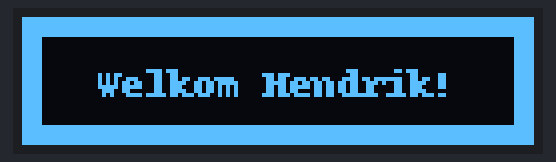
A program run on a simulated Raspberry Pi (BCM pin numbers). Parts: 128×32 one-colour display. What the program prints to the terminal is not drawn. At 0.1 s the program stops and its outputs stay as they are.

Above: at 0.1 s.

The program:

nocs.py
```python
import board
import digitalio
from PIL import Image, ImageDraw, ImageFont
import adafruit_ssd1306
# Define the Reset Pin
oled_reset = digitalio.DigitalInOut(board.D4)

# Change these
# to the right size for your display!
WIDTH = 128
HEIGHT = 32 # Change to 64 if needed
BORDER = 5

# Use for SPI
spi = board.SPI()
oled_cs = digitalio.DigitalInOut(board.D5)
oled_dc = digitalio.DigitalInOut(board.D6)
oled = adafruit_ssd1306.SSD1306_SPI(WIDTH, HEIGHT, spi, oled_dc, oled_reset, oled_cs)

# Clear display.
oled.fill(0)
oled.show()

# Create blank image for drawing.
# Make sure to create image with mode '1' for 1-bit color.
image = Image.new("1", (oled.width, oled.height))

# Get drawing object to draw on image.
draw = ImageDraw.Draw(image)

# Draw a white background
draw.rectangle((0, 0, oled.width, oled.height), outline=255, fill=255)
# Draw a smaller inner rectangle
draw.rectangle(
    (BORDER, BORDER, oled.width - BORDER - 1, oled.height - BORDER - 1),
    outline=0,
    fill=0,
)

# Load default font.
font = ImageFont.load_default()

# Draw Some Text
text = "Welkom Hendrik!"
bbox = font.getbbox(text)
(font_width, font_height) = bbox[2] - bbox[0], bbox[3] - bbox[1]
draw.text(
    (oled.width // 2 - font_width // 2, oled.height // 2 - font_height // 2),
    text,
    font=font,
    fill=255,
)

# Display image
oled.image(image)
oled.show()

print ("Test werkt!")
```
